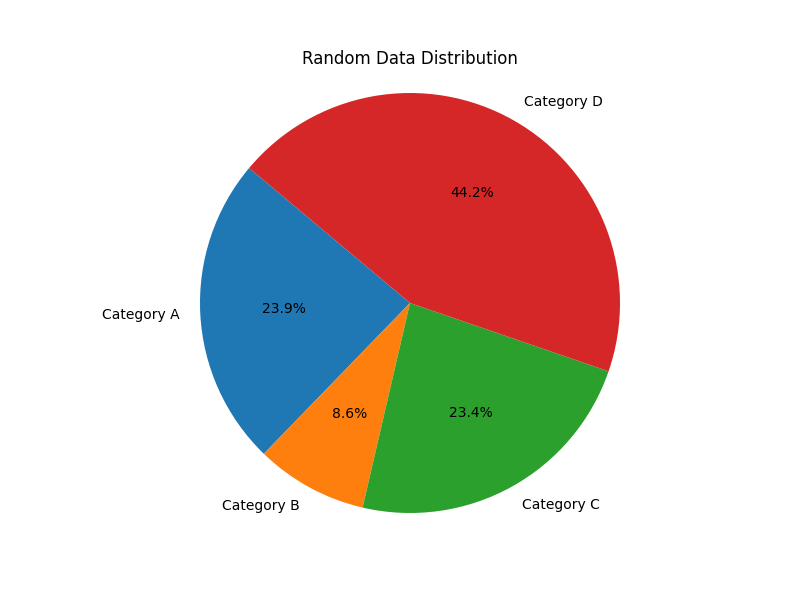

The Python source for this figure:
import matplotlib.pyplot as plt
import numpy as np

def create_visualization():
    # Generate random data
    categories = ['Category A', 'Category B', 'Category C', 'Category D']
    sizes = np.random.randint(1, 100, size=len(categories))

    # Create the pie chart
    plt.figure(figsize=(8, 6))
    plt.pie(sizes, labels=categories, autopct='%1.1f%%', startangle=140)
    plt.axis('equal')  # Equal aspect ratio ensures that pie is drawn as a circle.
    plt.title('Random Data Distribution')

    # Save the plot as a PNG file
    plt.savefig('vis.png')
    plt.close()

def main():
    # Create the visualization
    create_visualization()

if __name__ == "__main__":
    main()
